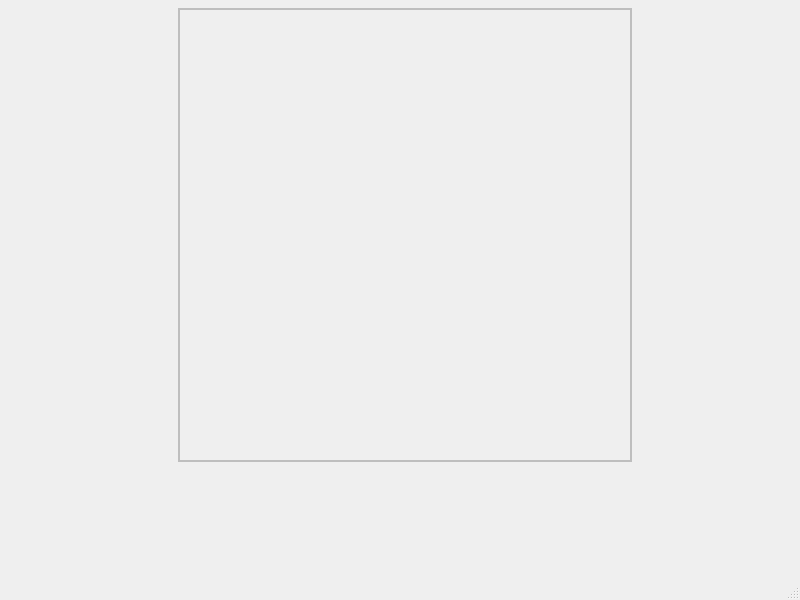
<?xml version="1.0" encoding="UTF-8"?>
<ui version="4.0">
 <class>MainWindow</class>
 <widget class="QMainWindow" name="MainWindow">
  <property name="geometry">
   <rect>
    <x>0</x>
    <y>0</y>
    <width>800</width>
    <height>600</height>
   </rect>
  </property>
  <property name="windowTitle">
   <string>MainWindow</string>
  </property>
  <widget class="QWidget" name="centralwidget">
   <widget class="PreviewSection" name="widget" native="true">
    <property name="geometry">
     <rect>
      <x>640</x>
      <y>10</y>
      <width>150</width>
      <height>200</height>
     </rect>
    </property>
   </widget>
   <widget class="EditingSection" name="widget_2" native="true">
    <property name="geometry">
     <rect>
      <x>180</x>
      <y>10</y>
      <width>450</width>
      <height>450</height>
     </rect>
    </property>
   </widget>
   <widget class="FrameListSection" name="widget_3" native="true">
    <property name="geometry">
     <rect>
      <x>10</x>
      <y>10</y>
      <width>160</width>
      <height>550</height>
     </rect>
    </property>
   </widget>
   <widget class="ToolSection" name="widget_4" native="true">
    <property name="geometry">
     <rect>
      <x>640</x>
      <y>220</y>
      <width>150</width>
      <height>340</height>
     </rect>
    </property>
   </widget>
   <widget class="QLabel" name="EditingFrame">
    <property name="enabled">
     <bool>false</bool>
    </property>
    <property name="geometry">
     <rect>
      <x>178</x>
      <y>8</y>
      <width>454</width>
      <height>454</height>
     </rect>
    </property>
    <property name="frameShape">
     <enum>QFrame::Box</enum>
    </property>
    <property name="lineWidth">
     <number>2</number>
    </property>
    <property name="text">
     <string/>
    </property>
    <property name="textInteractionFlags">
     <set>Qt::NoTextInteraction</set>
    </property>
   </widget>
   <zorder>EditingFrame</zorder>
   <zorder>widget</zorder>
   <zorder>widget_3</zorder>
   <zorder>widget_4</zorder>
   <zorder>widget_2</zorder>
  </widget>
  <widget class="QMenuBar" name="menubar">
   <property name="geometry">
    <rect>
     <x>0</x>
     <y>0</y>
     <width>800</width>
     <height>25</height>
    </rect>
   </property>
  </widget>
  <widget class="QStatusBar" name="statusbar"/>
 </widget>
 <customwidgets>
  <customwidget>
   <class>PreviewSection</class>
   <extends>QWidget</extends>
   <header>previewsection.h</header>
   <container>1</container>
  </customwidget>
  <customwidget>
   <class>EditingSection</class>
   <extends>QWidget</extends>
   <header>editingsection.h</header>
   <container>1</container>
  </customwidget>
  <customwidget>
   <class>FrameListSection</class>
   <extends>QWidget</extends>
   <header>framelistsection.h</header>
   <container>1</container>
  </customwidget>
  <customwidget>
   <class>ToolSection</class>
   <extends>QWidget</extends>
   <header>toolsection.h</header>
   <container>1</container>
  </customwidget>
 </customwidgets>
 <resources/>
 <connections/>
</ui>
